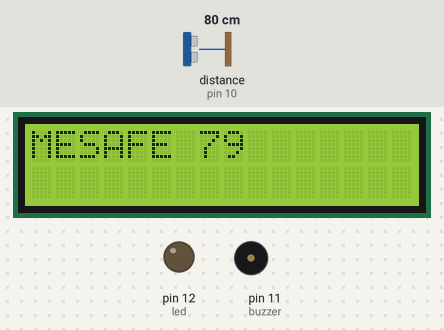
Recording of a sketch running on a simulated Arduino Uno, built with avr-gcc and run on an emulated ATmega328P. Parts: 16×2 character LCD, output pins drawn as LEDs (lit = HIGH), buzzer (waves = sounding, pin HIGH). Wiring (inferred from the names in the program): ultrasonic range finder: trigger pin 9; echo pin 10. Dashed ring = blinking. Inputs (shaded band) come from the test bench; at power-on: distance to the obstacle (sensor on pin 10) 80 cm. The echo pulse lasts 58.3 µs per cm; pins used as bus, display or sensor lines are not drawn.

Above: at 1.2 s.
1.3 s: distance to the obstacle (sensor on pin 10) set to 2 cm
At 1.53 s:
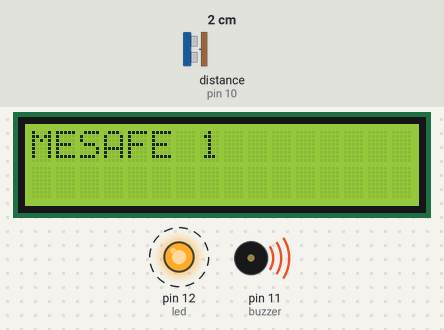
4.3 s: distance to the obstacle (sensor on pin 10) set to 9 cm
At 5.2 s:
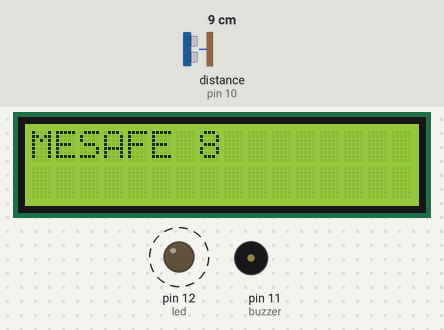
7.3 s: distance to the obstacle (sensor on pin 10) set to 35 cm
At 8.9 s:
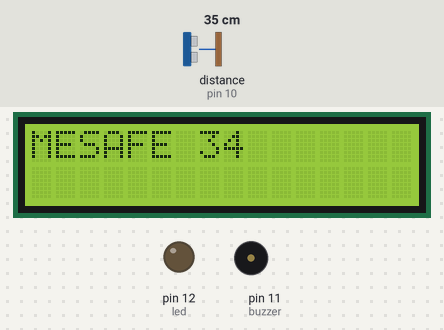
10.3 s: distance to the obstacle (sensor on pin 10) set to 2 cm
At 10.52 s:
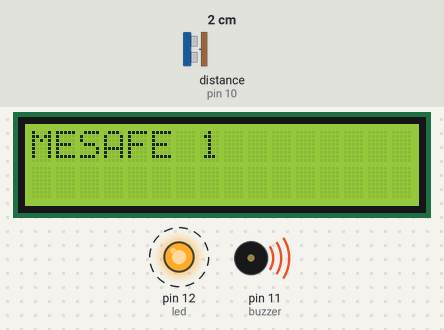
13.3 s: distance to the obstacle (sensor on pin 10) set to 14 cm
At 13.64 s:
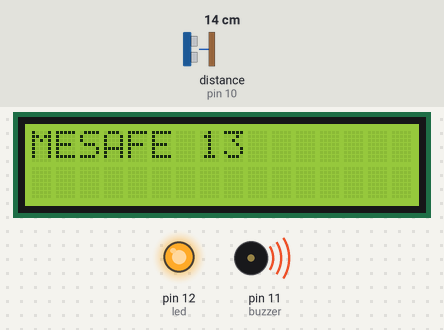
14.8 s: distance to the obstacle (sensor on pin 10) set to 18 cm
At 15.8 s:
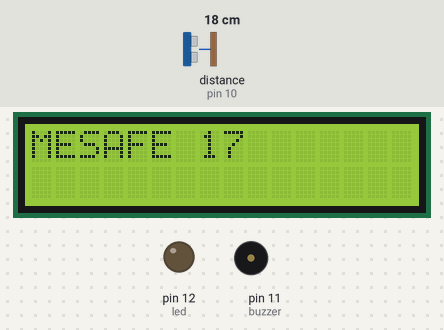
Timing chart, 0 to 17.4 s (numbered marks = the images above; inputs shaded):
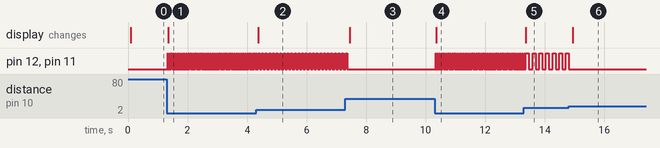

Measured:
- the behaviour switches between 16 and 17 cm on distance to the obstacle (sensor on pin 10) (found by bisection; images 5 and 6)
- after the input at 1.3 s, pin 12 (led), pin 11 (buzzer): alternates HIGH for 0.02 s and LOW for 0.04 s, starting at once; the display: changes after 0.06 s (image 1)
- after the input at 4.3 s, pin 12 (led), pin 11 (buzzer): alternates HIGH for 0.05 s and LOW for 0.07 s, starting after 0.19 s; the display: changes after 0.07 s (image 2)
- after the input at 7.3 s, pin 12 (led), pin 11 (buzzer): goes on until 7.4 s, then stays LOW; the display: changes after 0.14 s (image 3)
- after the input at 10.3 s, pin 12 (led), pin 11 (buzzer): alternates HIGH for 0.02 s and LOW for 0.04 s, starting at once; the display: changes after 0.05 s (image 4)
- after the input at 13.3 s, the display: changes after 0.07 s (image 5)
- after the input at 14.8 s, pin 12 (led), pin 11 (buzzer): goes on until 14.8 s, then stays LOW; the display: changes after 0.14 s (image 6)

The sketch:

sketch_jan12a.ino
```cpp
#include <Wire.h>
#include <FaBoLCD_PCF8574.h>   // ARDUİNO LCD BU ŞEKİLDE ÇALIŞIR

FaBoLCD_PCF8574 lcd;

int trig_pin=9,echo_pin=10,buzzer=11,led=12;

void setup() {
  pinMode(echo_pin,INPUT);
  pinMode(trig_pin,OUTPUT);
  pinMode(buzzer,OUTPUT);
  pinMode(led,OUTPUT);
  lcd.begin(16,2);


}

void loop() {


   long sure,mesafe;

   digitalWrite(trig_pin,LOW);
   delayMicroseconds(2);
   digitalWrite(trig_pin,HIGH);
   delayMicroseconds(10);
   digitalWrite(trig_pin,LOW);

   sure=pulseIn(echo_pin,HIGH);
   mesafe=(sure/2)*0.0343;


   lcd.clear();
   lcd.setCursor(0,0);
   lcd.print("MESAFE");
   lcd.setCursor(7,0);
   lcd.print(mesafe);


   if(mesafe<=5)
   {
      digitalWrite(buzzer,HIGH);
      digitalWrite(led,HIGH);
      delay(20);
      digitalWrite(buzzer,LOW);
      digitalWrite(led,LOW);
      delay(20);
    }

   else if(mesafe<=10)
    {
      digitalWrite(buzzer,HIGH);
      digitalWrite(led,HIGH);
      delay(50);
      digitalWrite(buzzer,LOW);
      digitalWrite(led,LOW);
      delay(50);

      }

    else  if(mesafe<=15)
      {
      digitalWrite(buzzer,HIGH);
      digitalWrite(led,HIGH);
      delay(100);
      digitalWrite(buzzer,LOW);
      digitalWrite(led,LOW);
      delay(100);

        }
      else
      {
      digitalWrite(buzzer,LOW);
      digitalWrite(led,LOW);

        }
     delay(10);


}
```
